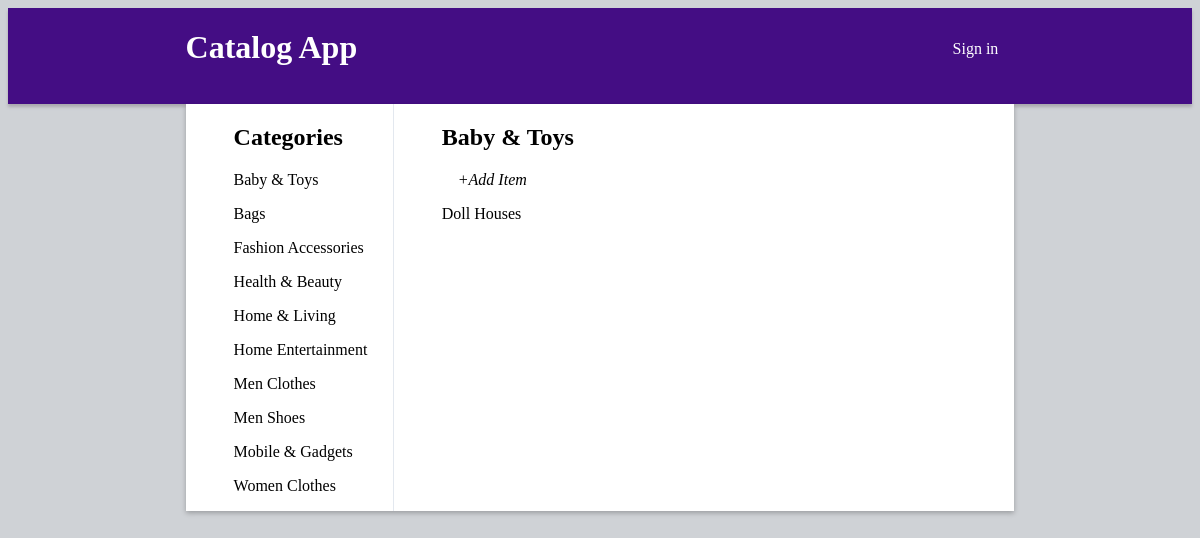
Screenshot of /category/1/items/ with the database file from the repository.
### database_setup.py (models this page shows, shortened)
class Category(Base):
	__tablename__ = 'categories'
	id = Column(Integer, primary_key=True)
	name = Column(String(100))

class Item(Base):
	__tablename__ = 'items'
	id = Column(Integer, primary_key=True)
	category_id = Column(Integer,ForeignKey('categories.id'))
	name = Column(String(100))
	description = Column(String(1000))
	user_id = Column(Integer, ForeignKey('users.id'))
	ctime = Column(DATETIME, nullable=False)
	mtime = Column(DATETIME, nullable=False)
	categories = relationship(Category)
	users = relationship(User)

### application.py (the view)
@app.route('/category/<int:category_id>/')
@app.route('/category/<int:category_id>/items/')
def showCategoryItems(category_id):
	session = DBSession()
	categories = session.query(Category).all()
	category = session.query(Category).filter_by(id=category_id).one()
	items = session.query(Item).filter_by(category_id=category_id).all()
	session.close()
	return render_template("showcategoryitems.html", categories=categories, category=category,
    items=items, login_session=login_session)

### application.py (called while the page is built)
def get_view_rate_limit():
    return getattr(g, '_view_rate_limit', None)

@app.after_request
def inject_x_rate_headers(response):
    limit = get_view_rate_limit()
    if limit and limit.send_x_headers:
        h = response.headers
        h.add('X-RateLimit-Remaining', str(limit.remaining))
        h.add('X-RateLimit-Limit', str(limit.limit))
        h.add('X-RateLimit-Reset', str(limit.reset))
    return response

### templates/showcategoryitems.html (shortened to what this page needs)
<!DOCTYPE html>
<html>
	<head>
		<link rel=stylesheet type=text/css href="{{url_for('static',filename='styles.css')}}">
	</head>
	<body>
		<div class="header">
			<div class="header__inner">
				<div class="app-name">
					<h1>Catalog App</h1>
				</div>
				<div class="login-panel">
					{% if not login_session['email'] %}
						<a href="{{url_for('showLogin')}}">Sign in</a>
					{% endif %}
				</div>
			</div>
		</div>
		<div class="content">
			<div class="categories-list">
				<h2>Categories</h2>
				{% for c in categories %}
				<div>
					<p><a href="{{url_for('showCategoryItems',category_id=c.id)}}">{{c.name}}</a></p>
				</div>
				{% endfor %}
			</div>
			<div class="items-list">
				<h2>{{category.name}}</h2>
				<p><a class="add-item" href="{{url_for('newItem',category_id=category.id)}}">+Add Item</a></p>
				{% for i in items %}
					<div>
						<p><a href="{{url_for('showItemDetails',category_id=i.category_id, item_id=i.id)}}">{{i.name}}</a></p>
					</div>
				{% endfor %}
			</div>
		</div>
	</body>
</html>

### static/styles.css (style rules this page uses)
html { margin: 0; padding: 0; width: 100%; height: 100%; box-sizing: border-box; }
body { background: #cfd2d6; }
a, a:visited { text-decoration: none; color: inherit; }
.header { box-shadow: 0px 3px 3px #AAA9AF; min-height: 56px; background: #440d84; }
.header__inner { width: 70%; margin-left: auto; margin-right: auto; display: flex; position:relative; color: #ffffff; }
.app-name { width:50%; text-align: left; }
.login-panel { width:50%; height:4em; margin-top:2em; text-align: right; padding-right: 1em; }
.content { width: 70%; display: flex; flex-wrap: wrap; box-shadow: 0 2px 5px rgba(0, 0, 0, 0.26); margin-left: auto; margin-right: auto; background: #ffffff; }
.categories-list { width:25%; border-right: 1px solid; border-color: #e3e8ef; }
.categories-list p, .items-list p, .item-details form { text-align: left; padding-left: 3em; }
.categories-list h2, .items-list h2, .item-details h2 { text-align: left; padding-left: 2em; }
.items-list { width:65%; }
.add-item, .home-nav { font-style: italic; padding-left: 1em; padding-top: 1em; }

### rows the page displays
Category: name "Baby & Toys"
Category: name "Bags"
Category: name "Fashion Accessories"
Category: name "Health & Beauty"
Category: name "Home & Living"
Category: name "Home Entertainment"
Category: name "Men Clothes"
Category: name "Men Shoes"
Category: name "Mobile & Gadgets"
Category: name "Women Clothes"
Item: name "Doll Houses"
